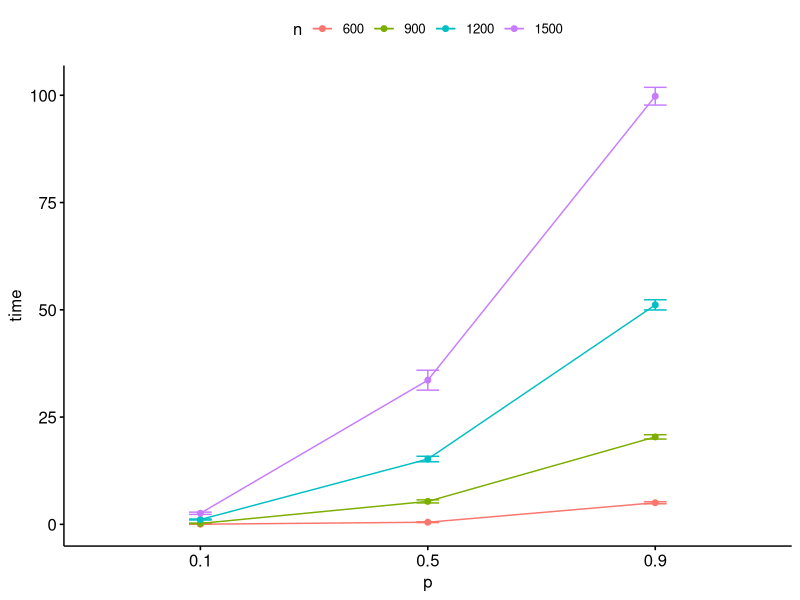
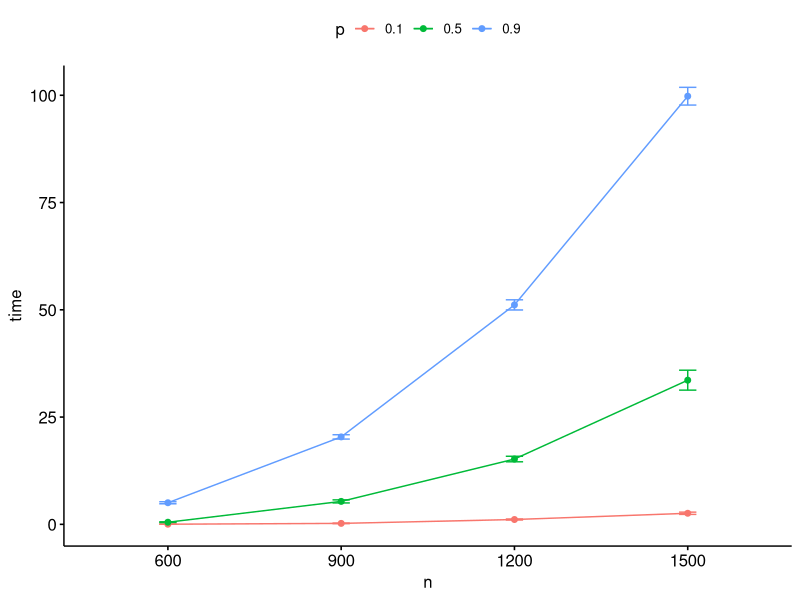
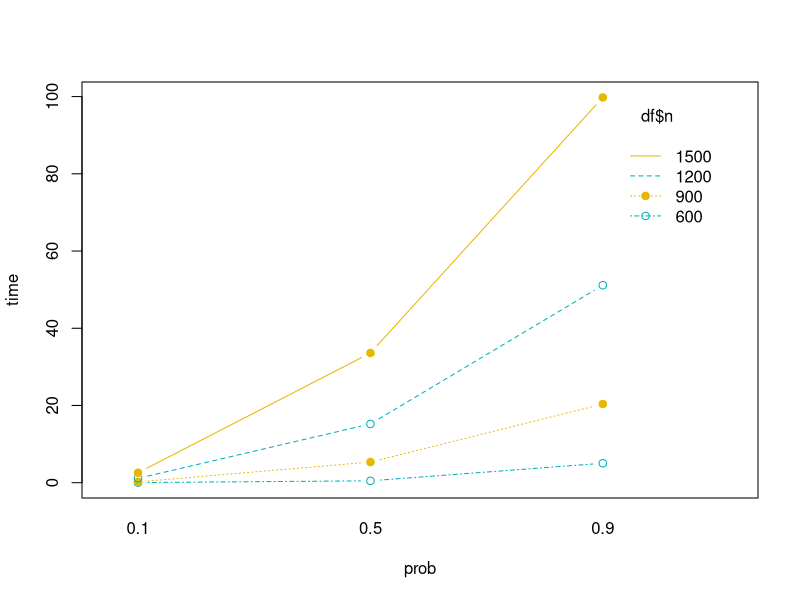
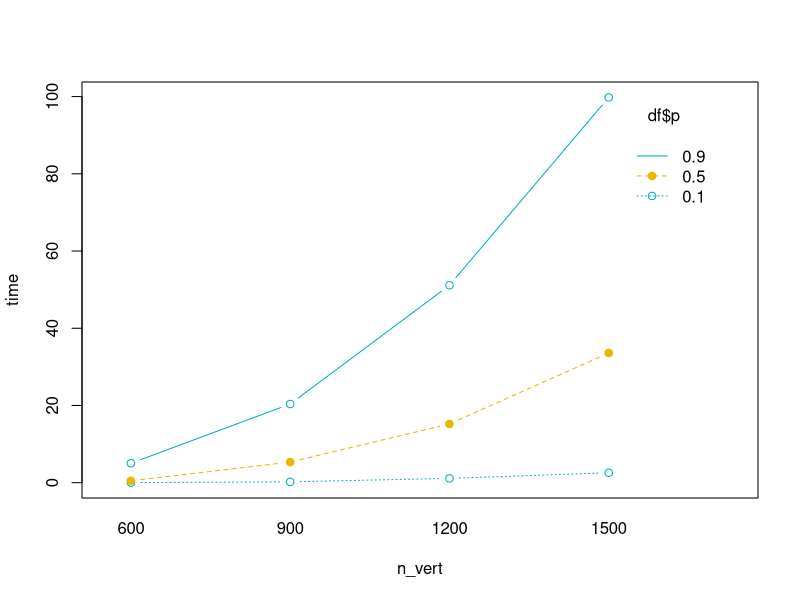
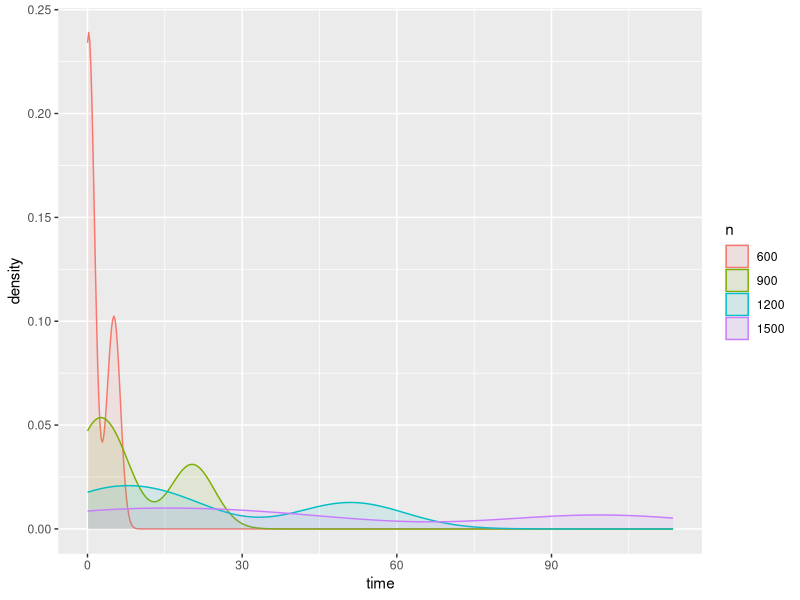
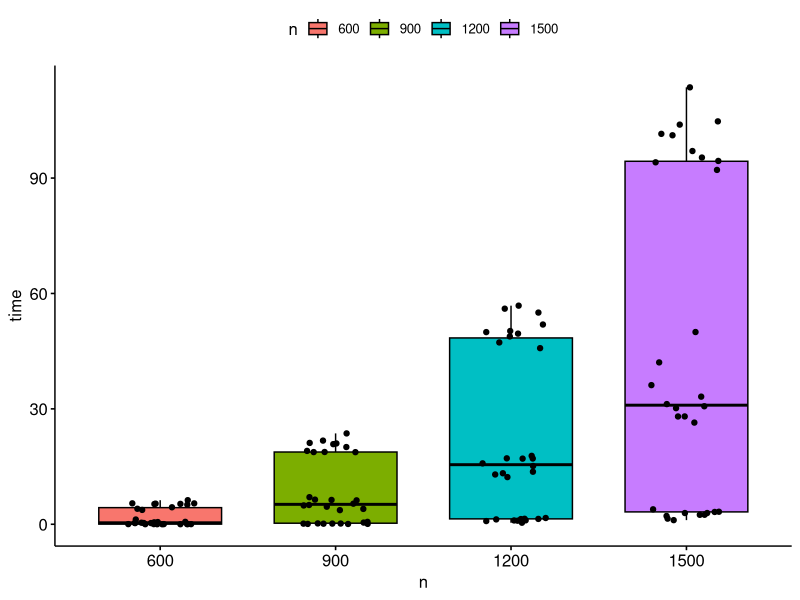
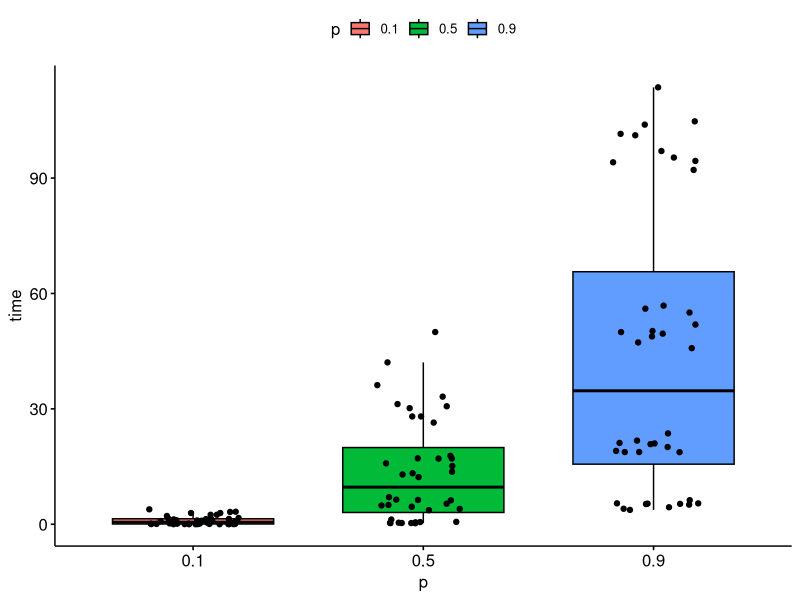
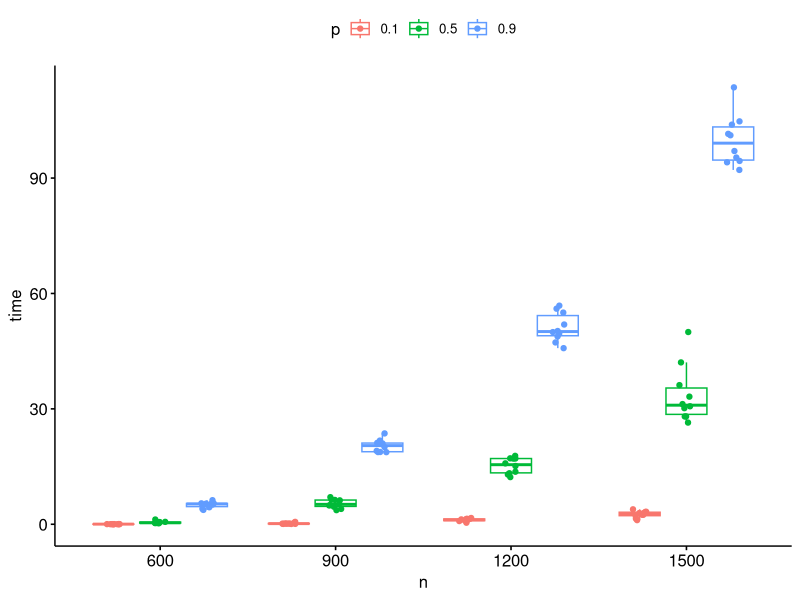

Source code (R) for these figures, in order:
## ---- chunk 1
#ibrary(readr)
install.packages("ggplot2")
library(ggplot2)
install.packages("dplyr")
library(dplyr)
install.packages("car")
library(car)
#install.packages("scatterplot3d", dependencies = TRUE)
library(scatterplot3d)
#install.packages("rgl")
#library(rgl)
#options(rgl.printRglwidget = TRUE)
install.packages("ggpubr")
library("ggpubr")
require("dplyr")
## ---- chunk 2
df <- read.csv(file = "results_tests_ek.csv", header=TRUE)
df$alg = factor(df$alg)
df$n = factor(df$n)
df$p = factor(df$p)
## ---- chunk 3
summary(df)
## ---- chunk 4
ggline(df, x = "p", y = "time", color = "n", add = c("mean_se"))
ggline(df, x = "n", y = "time", color = "p", add = c("mean_se"))
interaction.plot(x.factor = df$p, trace.factor = df$n, 
                 response = df$time, fun = mean, 
                 type = "b", legend = TRUE, 
                 xlab = "prob", ylab="time",
                 pch=c(1,19), col = c("#00AFBB", "#E7B800"))
interaction.plot(x.factor = df$n, trace.factor = df$p, 
                 response = df$time, fun = mean, 
                 type = "b", legend = TRUE, 
                 xlab = "n_vert", ylab="time",
                 pch=c(1,19), col = c("#00AFBB", "#E7B800"))
## ---- chunk 5
ggplot(df, aes(x = time, color = n, fill = n)) + geom_density(alpha = 0.1)
ggboxplot(df, x = "n", y = "time", fill = "n", add = "jitter")
ggboxplot(df, x = "p", y = "time", fill = "p", add = "jitter")
ggboxplot(df, x = "n", y = "time", color = "p", add = "jitter")
ggboxplot(df, x = "p", y = "time", color = "n", add = "jitter")
## ---- chunk 6
res.aov1 <- aov(time ~ p * n, data = df)
summary(res.aov1)
## ---- chunk 7
plot(res.aov1, 1)
residuals_dinic <- res.aov1$residuals
qqnorm(residuals_dinic)
qqline(residuals_dinic)

hist(residuals_dinic, main="Histogram of residuals", xlab="Residuals")

leveneTest(time ~ n * p, data=df)
## ---- chunk 8
TukeyHSD(res.aov1)
plot(TukeyHSD(res.aov1, conf.level=.95), las = 2)
## ---- chunk 9
df$timerand <- df$time
res.aov1 <- aov(timerand ~ p * n, data = df)
FS =summary(res.aov1)[[1]]$F[1]
FP=summary(res.aov1)[[1]]$F[2]
FSP = summary(res.aov1)[[1]]$F[3]
tFS = c(FS)
tFP= c(FP)
tFSP = c(FSP)
for (i in 1:5000){ 
  df$timerand =sample(df$timerand)
res.aov1 <- aov(timerand ~ p * n, data = df)
  pFS =summary(res.aov1)[[1]]$F[1]
  pFP = summary(res.aov1)[[1]]$F[2]
  pFSP = summary(res.aov1)[[1]]$F[3]
  tFS = c(tFS,pFS)
  tFP = c(tFP,pFP)
  tFSP = c(tFSP,pFSP)
}
print(length(tFS[tFS >=FS])/5000)
print(length(tFP[tFP >=FP])/5000)
print(length(tFSP[tFSP >=FSP])/5000)
ggline(df, x = "p", y = "timerand", color = "n", add = c("mean_se"))
ggline(df, x = "n", y = "timerand", color = "p", add = c("mean_se"))
